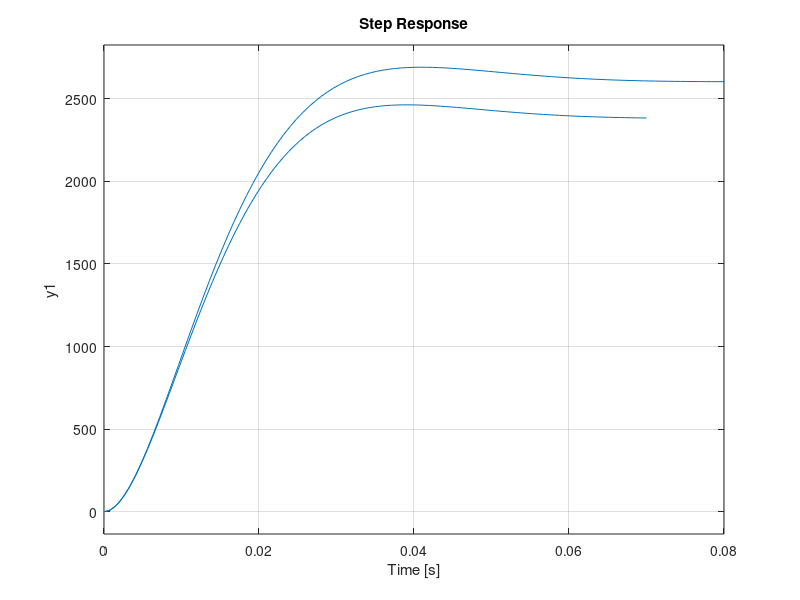

Recreate this plot in MATLAB.
%% Motor model with a load torque
clear;
clc;

%% Motor Parameters
Kb = 0.8;
Kt = 0.8;
J = 0.0167;
B = 0.01;
R = 0.5;
L = 0.003;
Tl = 0.12;                                                                          % in terms of angular velocity(w) 
V = 220;

%% Motor Transfer Function with the load torque
s = tf('s');
Motor1 = Kt / ((J * s + B + 0.12) * (R + L * s) + (Kb * Kt))
step(V * Motor1 * (60 / (2 * pi)))                                                  % Speed response with load in RPM

%% Motor Transfer Function without the load torque
hold on
Motor2 = Kt / ((J * s + B) * (R + L * s) + (Kb * Kt))
step(V * Motor2 * (60 / (2 * pi)))                                                  % Speed response without load in RPM
